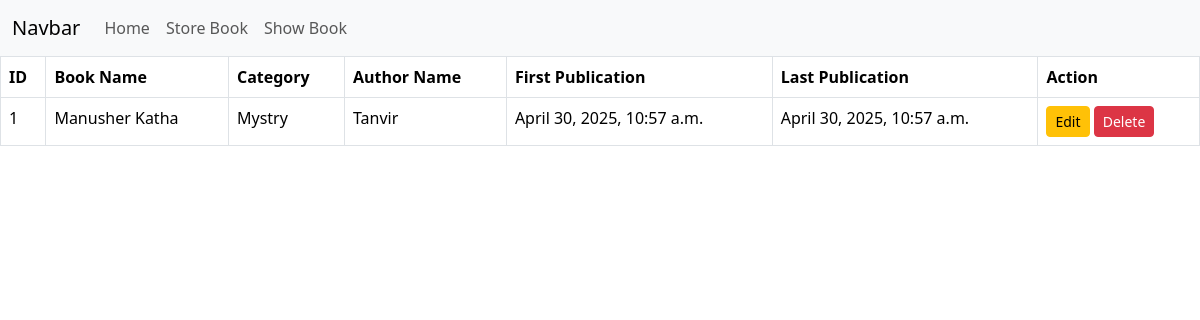
/book_details/1, run on an earlier commit of the app's database.
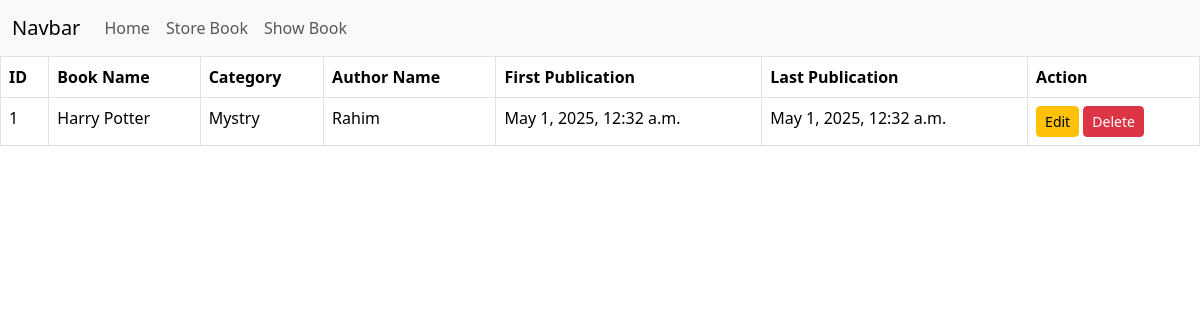
And on a later commit of the database.
### book/models.py (models this page shows)
class BookStoreModel(models.Model):
    CATEGORY = (
        ('Mystry', 'Mystry'),
        ('Thriller', 'Thriller'),
        ('Sci-fi', 'Sci-fi'),
        ('Humor', 'Humor'),
        ('Horror', 'Horror')
    )
    id = models.IntegerField(primary_key=True)
    book_name = models.CharField(max_length=30)
    author = models.CharField(max_length=20)
    category = models.CharField(max_length=30, choices=CATEGORY)
    first_pub = models.DateTimeField(auto_now_add=True)
    last_pub = models.DateTimeField(auto_now=True)

### book/views.py (the view)
# urls.py: path('book_details/<int:id>', views.BookDetailsView.as_view(), name="book_details"),
class BookDetailsView(DetailView):
    model = BookStoreModel
    template_name = 'book_details.html'
    context_object_name = 'item'
    pk_url_kwarg = 'id'

### book/templates/book_details.html
{% extends "base.html" %}
{% block content %}
    <table class="table table-bordered">
        <thead>
          <tr>
            <th scope="col">ID</th>
            <th scope="col">Book Name</th>
            <th scope="col">Category</th>
            <th scope="col">Author Name</th>
            <th scope="col">First Publication</th>
            <th scope="col">Last Publication</th>
            <th scope="col">Action</th>
          </tr>
        </thead>
        <tbody>
            <tr>
                <td>{{item.id}}</td>
                <td>{{item.book_name}}</td>
                <td>{{item.category}}</td>
                <td>{{item.author}}</td>
                <td>{{item.first_pub}}</td>
                <td>{{item.last_pub}}</td>
                <td> <a class="btn btn-warning btn-sm" href="{% url 'editbook' item.pk %}">Edit</a> <a class="btn btn-danger btn-sm" href="{% url 'deletebooks' item.pk %}">Delete</a>
            </tr>
        </tbody>
      </table>
{% endblock content %}

### book/templates/base.html (shortened to what this page needs)
<!DOCTYPE html>
<html lang="en">
  <head>
    <link href="https://cdn.jsdelivr.net/npm/bootstrap@5.3.5/dist/css/bootstrap.min.css" rel="stylesheet">
  </head>
  </head>
  <body>
    <nav class="navbar navbar-expand-lg bg-body-tertiary">
      <div class="container-fluid">
        <a class="navbar-brand" href="#">Navbar</a>
        <div class="collapse navbar-collapse" id="navbarNav">
          <ul class="navbar-nav">
            <li class="nav-item">
              {% if roll %}
                <a class="nav-link" href="{% url 'homepage_with_roll' roll=roll %}">Home</a>
              {% else %}
                <a class="nav-link" href="{% url 'homepage' %}">Home</a>
              {% endif %}
            </li>
            <li class="nav-item">
              <a class="nav-link" href="{% url "bookstore" %}">Store Book</a>
            </li>
            <li class="nav-item">
              <a class="nav-link" href={% url "showbooks" %}>Show Book</a>
            </li>
          </ul>
        </div>
      </div>
    </nav>
    {% block content %}
    {% endblock %}
  </body>
</html>

What changed in the data, as far as the page shows it:
changed BookStoreModel "Mystry": book_name "Manusher Katha" → "Harry Potter"; author "Tanvir" → "Rahim"; first_pub "April 30, 2025, 10:57 a.m." → "May 1, 2025, 12:32 a.m."; last_pub "April 30, 2025, 10:57 a.m." → "May 1, 2025, 12:32 a.m."
